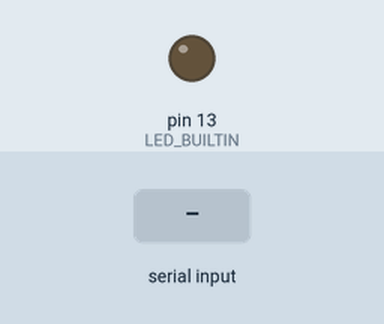
Bench run of a sketch on a simulated Arduino Uno, built with avr-gcc and run on an emulated ATmega328P. Parts: output pins drawn as LEDs (lit = HIGH). Inputs (shaded band) come from the test bench.

Above: at 1.2 s.
1.3 s: "a" received over Serial
At 1.8 s:
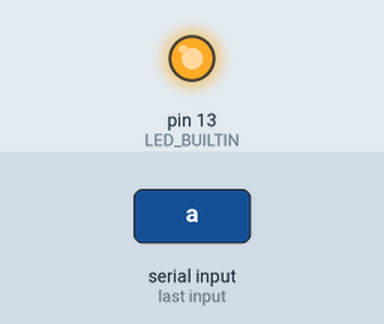
Timing chart, 0 to 4.3 s (numbered marks = the images above; inputs shaded):
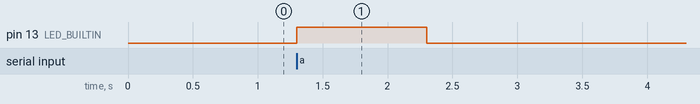

The sketch:

ASCII_string_test.ino
```cpp
void setup() {
  Serial.begin(9600);
  pinMode(LED_BUILTIN, OUTPUT);

}
void loop() {
  while (Serial.available() > 0) {
    if (Serial.read() == 'a')
    {
      digitalWrite(LED_BUILTIN,HIGH);
      delay(1000);
      digitalWrite(LED_BUILTIN,LOW);
    }
  }
}
```

Measured:
- after the input at 1.3 s, pin 13 (LED_BUILTIN): LOW → HIGH at once, → LOW 1.0 s later
